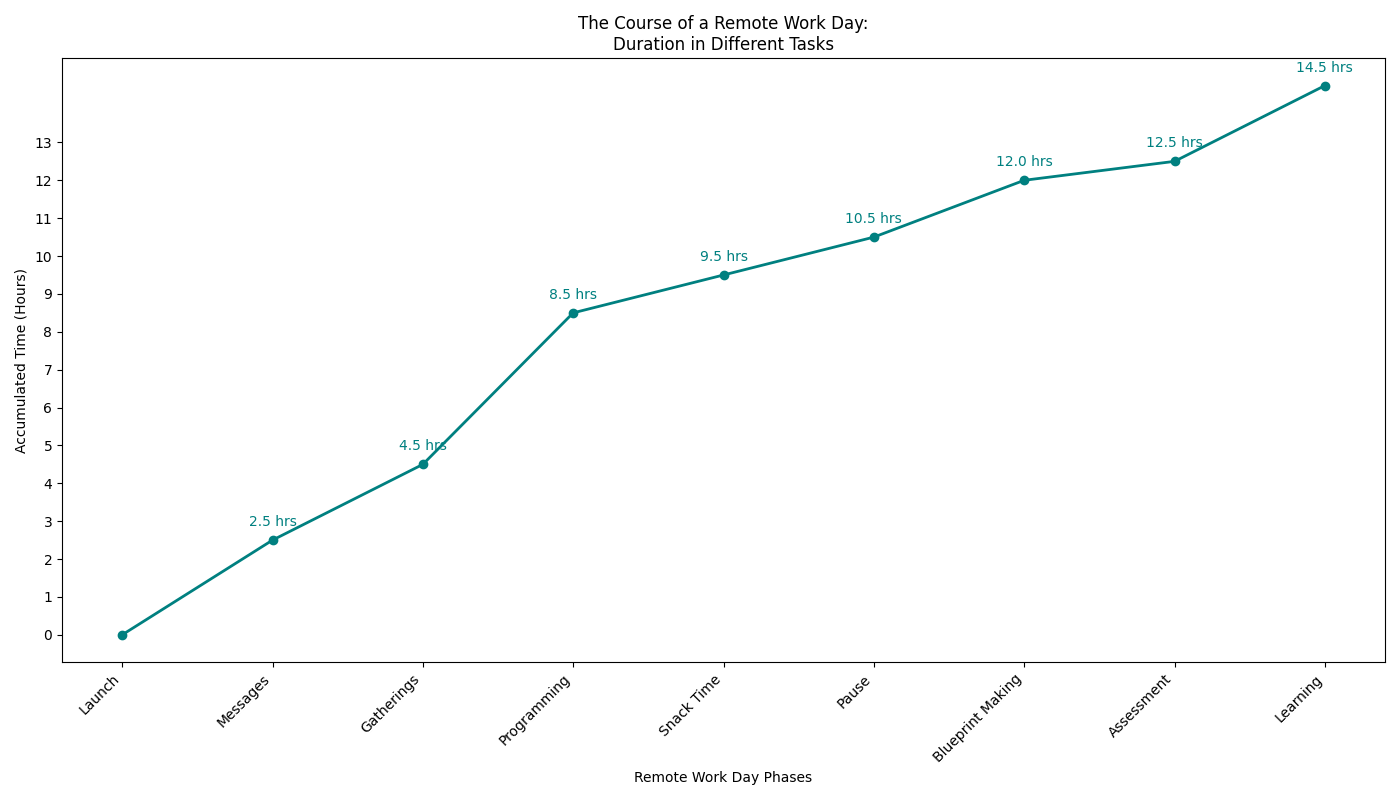

The Python source for this figure:
import matplotlib.pyplot as plt
import numpy as np

tasks = ['Emails', 'Meetings', 'Coding', 'Lunch', 'Breaks', 'Project Planning', 'Review', 'Training Sessions']
hours_data = [2.5, 2, 4, 1, 1, 1.5, 0.5, 2]

incremental_hours = np.cumsum(hours_data)

day_stages = ['Launch', 'Messages', 'Gatherings', 'Programming', 'Snack Time', 'Pause', 'Blueprint Making', 'Assessment', 'Learning']

time_points = [0] + incremental_hours.tolist()

fig, ax = plt.subplots(figsize=(14, 8))

ax.plot(day_stages, time_points, marker='o', linestyle='-', linewidth=2, color='teal')

for i, txt in enumerate(time_points[1:]):
    ax.annotate(f'{txt:.1f} hrs', (day_stages[i + 1], time_points[i + 1]), textcoords="offset points", xytext=(0, 10), ha='center', fontsize=10, color='teal')

# Removed the grid
# ax.grid(True, linestyle='--', linewidth=0.5)

plt.xticks(rotation=45, ha='right')
plt.yticks(np.arange(0, 14, 1))
plt.xlabel('Remote Work Day Phases')
plt.ylabel('Accumulated Time (Hours)')
plt.title('The Course of a Remote Work Day:\nDuration in Different Tasks')

# Removed the legend
# plt.legend(title='Activities')

# Rearranged the layout without grid and legend elements
plt.tight_layout()

plt.show()
